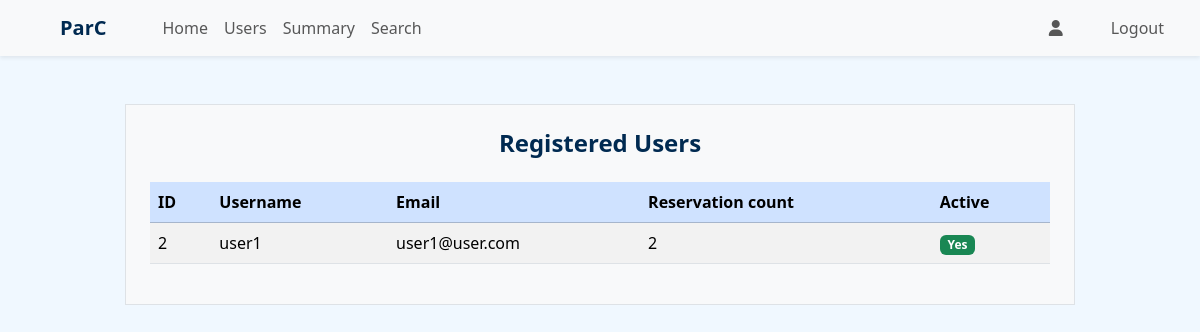
The app's page /admin/users (signed in) with its own data.
### application/models.py (models this page shows)
class User(db.Model, UserMixin):
    id = db.Column(db.Integer, primary_key = True)
    email = db.Column(db.String, unique = True, nullable = False)
    username = db.Column(db.String, unique = True, nullable = False)
    password = db.Column(db.String, nullable = False)
    fs_uniquifier = db.Column(db.String, unique= True, nullable = False)
    active = db.Column(db.Boolean, default = True)
    roles = db.relationship('Role', secondary = 'user_roles', backref = 'bearer')
    reservations = db.relationship('Reservation', backref = 'bearer')

### application/routes.py (the view)
@app.route('/admin/users')
@auth_required()
@roles_required('admin')
def get_users_data():
    users = (
        db.session.query(User.id, User.username, User.email, User.active, func.count(Reservation.id).label("reservation_count"))
        .outerjoin(Reservation, User.id == Reservation.user_id)
        .group_by(User.id)
        .all()
    )
    return render_template('users.html', users = users[1:])

### templates/users.html (shortened to what this page needs)
{% extends "admin_dashboard.html" %}
{% block content %}
<div class="container my-5">
    <div class="row justify-content-center">
        <div class="col-lg-10 bg-light p-4 rounded-shadow-sm border">
            <h4 class="text-center fw-semibold mb-4">Registered Users</h4>
            <div class="table-responsive">
                <table class="table table-striped table-hover align-middle">
                    <thead class="table-primary">
                        <tr>
                            <th>ID</th>
                            <th>Username</th>
                            <th>Email</th>
                            <th>Reservation count</th>
                            <th>Active</th>
                        </tr>
                    </thead>
                    {% if users %}
                    <tbody>
                        {% for user in users %}
                        <tr>
                            <td> {{user.id}} </td>
                            <td> {{user.username}} </td>
                            <td> {{user.email}} </td>
                            <td> {{user.reservation_count}} </td>
                            <td>
                                {% if user.active %}
                                <span class="badge text-bg-success">Yes</span>
                                {% else %}
                                <span class="badge text-bg-danger">No</span>
                                {% endif %}
                            </td>
                        </tr>
                        {% endfor %}
                    </tbody>
                    {% else %}
                    <tbody>
                        <tr>
                            <td colspan="5" class="text-center text-muted">No Users Found</td>
                        </tr>
                    </tbody>
                    {% endif %}
                </table>
            </div>
        </div>
    </div>
</div>
{% endblock %}

### templates/admin_dashboard.html (style rules this page uses)
body { background-image: none !important; }

### records on screen
User: id "2", username "user1", email "user1@user.com", reservation_count "2"
